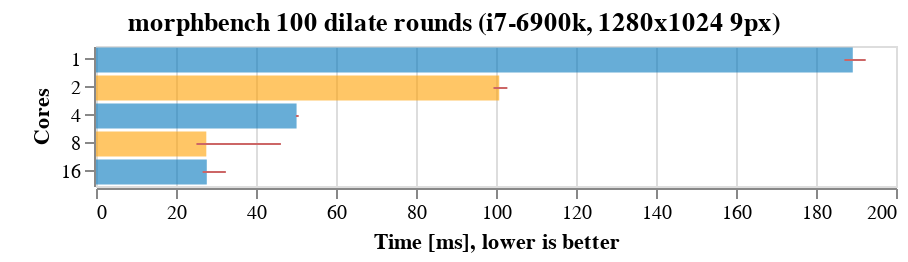

Write a Vega-Lite specification for this figure.
### Vega-Lite specification from a JSON file in a GitHub repository (floating-point values rounded to 4 significant figures)
{"$schema": "https://vega.github.io/schema/vega-lite/v4.json", "title": {"text": "morphbench 100 dilate rounds (i7-6900k, 1280x1024 9px)", "anchor": "middle"}, "data": {"values": [{"set": "", "var": 1, "times": [188.1, 187.7, 189.1, 190.1, 189.2, 188.8, 188.1, 189.1, 190.4, 190.9, 189.1, 188.2, 189.4, 188.6, 191.1, 190.2, 188.8, 189.0, 189.3, 190.4, 188.5, 188.6, 189.3, 189.0, 189.4, 191.1, 189.1, 189.3, 188.8, 189.2, 191.3, 188.8, 188.6, 189.4, 188.6, 188.1, 191.1, 189.2, 188.1, 189.0, 188.9, 191.5, 189.7, 188.6, 189.0, 189.4, 189.2, 190.0, 188.9, 187.8, 189.1, 189.0, 190.5, 189.4, 188.2, 188.7, 188.4, 190.5, 188.3, 188.1, 188.2, 188.5, 187.8, 191.6, 189.0, 188.3, 188.9, 188.4, 192.4, 188.4, 188.9, 188.8, 188.6, 189.0, 191.3, 189.0, 189.5, 187.8, 188.5, 190.5, 188.5, 188.5, 188.6, 187.1, 188.8, 190.2, 188.9, 188.5, 188.2, 188.1, 191.0, 188.2, 188.6, 188.9, 190.1, 190.6, 190.2, 190.0, 189.3, 190.1]}, {"set": "", "var": 2, "times": [102.8, 102.8, 102.8, 102.8, 102.6, 102.8, 100.3, 100.8, 101.7, 102.3, 102.7, 102.8, 102.7, 102.8, 102.6, 102.8, 102.5, 102.4, 101.8, 102.6, 102.8, 102.6, 102.8, 102.8, 102.4, 102.6, 102.7, 102.4, 101.4, 102.8, 102.8, 100.8, 99.77, 99.94, 100.0, 100.3, 100.2, 100.2, 100.1, 100.0, 100.0, 100.3, 100.4, 100.5, 99.79, 100.1, 99.37, 100.3, 100.1, 100.1, 100.0, 100.1, 100.0, 99.95, 99.63, 100.0, 99.97, 99.79, 99.58, 100.1, 99.96, 100.1, 99.66, 99.86, 100.2, 100.1, 100.4, 99.92, 99.77, 100.2, 100.0, 100.2, 99.98, 100.0, 100.1, 100.4, 99.92, 99.88, 99.84, 99.83, 100.0, 100.1, 100.1, 99.96, 100.3, 100.4, 100.1, 100.2, 99.92, 100.0, 100.0, 100.4, 100.3, 100.5, 100.2, 100.4, 100.3, 100.2, 100.0, 100.1]}, {"set": "", "var": 4, "times": [50.68, 50.18, 50.1, 50.13, 50.14, 50.21, 50.12, 50.12, 50.2, 50.11, 50.2, 50.14, 50.12, 50.22, 50.15, 50.14, 50.11, 50.12, 50.12, 50.18, 50.23, 50.13, 50.16, 50.13, 49.98, 50.15, 50.1, 50.11, 50.12, 50.06, 50.15, 50.12, 50.11, 50.11, 50.11, 50.15, 50.13, 50.13, 50.11, 50.11, 50.26, 50.14, 50.11, 50.09, 50.18, 50.15, 50.14, 50.18, 50.1, 50.11, 50.21, 50.11, 50.1, 50.1, 50.16, 50.1, 50.1, 50.15, 50.1, 50.15, 50.25, 50.13, 50.1, 50.14, 50.16, 50.11, 50.11, 50.14, 50.15, 50.22, 50.17, 50.1, 50.14, 50.13, 50.15, 50.13, 50.15, 50.12, 50.14, 50.12, 50.27, 50.16, 50.12, 50.23, 50.11, 50.12, 50.11, 50.12, 50.18, 50.2, 50.16, 50.1, 50.1, 50.12, 50.1, 50.11, 50.11, 50.12, 50.12, 50.11]}, {"set": "", "var": 8, "times": [25.51, 25.2, 25.47, 29.25, 25.47, 25.47, 28.54, 29.28, 25.16, 25.52, 25.27, 29.34, 25.48, 25.23, 25.45, 29.31, 25.16, 25.59, 25.54, 29.23, 25.42, 25.3, 25.16, 29.36, 29.23, 25.31, 25.51, 29.22, 25.27, 25.49, 25.25, 28.84, 25.45, 25.2, 25.59, 29.64, 32.78, 37.46, 29.83, 25.52, 27.49, 25.31, 29.74, 25.39, 25.39, 25.27, 29.61, 27.63, 25.41, 25.41, 29.69, 25.44, 25.16, 26.63, 29.66, 25.11, 25.4, 25.48, 29.65, 29.14, 25.42, 25.36, 29.64, 25.37, 25.21, 25.56, 29.65, 25.19, 25.4, 25.38, 29.65, 25.56, 26.39, 33.95, 39.54, 25.55, 25.23, 29.74, 46.23, 25.44, 26.75, 31.81, 25.53, 25.32, 29.21, 40.8, 25.22, 25.97, 29.63, 25.19, 25.27, 25.46, 29.63, 42.21, 25.38, 29.67, 25.28, 25.68, 25.18, 29.64]}, {"set": "", "var": 16, "times": [27.62, 27.65, 27.56, 27.62, 27.52, 27.56, 26.9, 27.23, 32.47, 28.83, 27.5, 27.68, 27.34, 26.88, 27.57, 27.59, 27.36, 27.67, 27.62, 27.11, 27.56, 27.63, 27.51, 27.56, 27.61, 29.5, 27.81, 27.54, 27.27, 27.63, 27.58, 27.68, 27.6, 26.88, 27.55, 27.26, 27.58, 27.44, 27.5, 27.61, 27.81, 27.55, 27.63, 27.61, 27.61, 29.17, 29.7, 27.69, 26.95, 27.63, 27.65, 27.7, 27.62, 26.66, 27.65, 27.6, 27.54, 27.73, 27.61, 27.59, 28.93, 27.68, 27.84, 27.64, 27.55, 27.78, 26.79, 27.58, 27.49, 27.58, 27.69, 27.5, 27.79, 27.05, 27.56, 27.56, 27.5, 27.56, 27.28, 27.37, 27.52, 27.81, 30.91, 28.47, 27.13, 27.66, 27.56, 27.63, 27.68, 27.57, 27.6, 27.59, 27.59, 27.23, 27.58, 27.62, 27.54, 27.54, 27.95, 27.7]}]}, "transform": [{"flatten": ["times"]}, {"aggregate": [{"op": "min", "field": "times", "as": "timem"}, {"op": "max", "field": "times", "as": "timex"}, {"op": "mean", "field": "times", "as": "timean"}], "groupby": ["set", "var"]}], "facet": {"row": {"field": "set", "type": "nominal", "header": {"title": "", "labelAngle": 0, "labelFontSize": 12}, "sort": ["SSE2", "AVX2", "AVX512F"]}}, "spec": {"encoding": {"y": {"field": "var", "type": "ordinal", "axis": {"title": "Cores"}, "sort": "ascending"}}, "layer": [{"mark": {"type": "bar", "opacity": 0.6}, "height": {"step": 14}, "encoding": {"x": {"field": "timean", "type": "quantitative"}, "color": {"field": "var", "type": "ordinal", "scale": {"range": ["#0277bd", "#ffa000"]}, "legend": null, "sort": "ascending"}}}, {"width": 400, "mark": {"type": "errorbar", "color": "#c66"}, "encoding": {"x": {"field": "timem", "type": "quantitative", "axis": {"title": "Time [ms], lower is better", "grid": true}}, "x2": {"field": "timex"}, "size": {"value": 6}}}]}}
